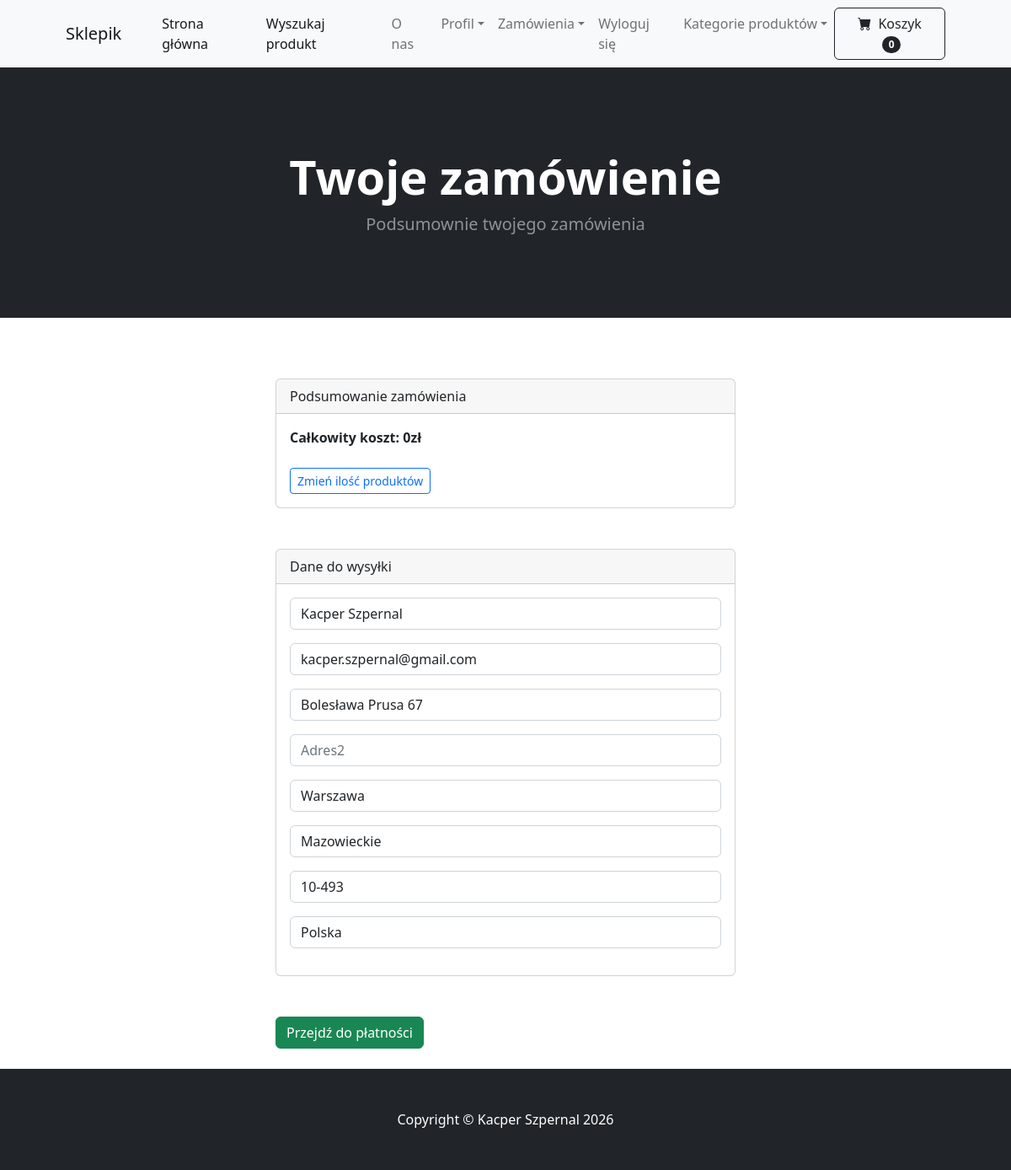
The app's page /payment/checkout (signed in) with its own data.
### payment/models.py (models this page shows, shortened)
class AdresWysylki(models.Model):
	uzytkownik = models.ForeignKey(User, on_delete=models.CASCADE, null=True, blank=True)
	wysylka_imie_nazwisko = models.CharField(max_length=150, null=True)
	wysylka_email = models.CharField(max_length=250)
	wysylka_adres1 = models.CharField(max_length=150)
	wysylka_adres2 = models.CharField(max_length=150, null=True, blank=True)
	wysylka_miasto = models.CharField(max_length=60)
	wysylka_wojewodztwo = models.CharField(max_length=40, null=True, blank=True)
	wysylka_kod_pocztowy = models.CharField(max_length=15)
	wysylka_kraj = models.CharField(max_length=40)
	class Meta:
		verbose_name_plural = "Adres Wysylki"

### payment/views.py (the view)
# urls.py: path('checkout', views.checkout, name='checkout'),
def checkout(request):
	koszyk = Koszyk(request)
	koszyk_produkty = koszyk.get_prod
	quantities = koszyk.get_quants
	totals = koszyk.cart_total()
	if request.user.is_authenticated:
		shipping_user = AdresWysylki.objects.get(uzytkownik__id=request.user.id)
		shipping_form = ShippingForm(request.POST or None, instance=shipping_user)
		return render(request, "payment/checkout.html", {"koszyk_produkty":koszyk_produkty, "quantities":quantities, "totals":totals, "shipping_form":shipping_form})
	else:
		shipping_form = ShippingForm(request.POST or None)
		return render(request, "payment/checkout.html", {"koszyk_produkty":koszyk_produkty, "quantities":quantities, "totals":totals, "shipping_form":shipping_form})

### koszyk/context_processor.py (called while the page is built)
def koszyk(request):
	return {'koszyk': Koszyk(request)}

### koszyk/koszyk.py (called while the page is built, shortened)
	def __len__(self):
		return len(self.koszyk)

	def get_prod(self):
		produkt_ids = self.koszyk.keys()
		produkty = Produkt.objects.filter(id__in=produkt_ids)
		return produkty

	def cart_total(self):
		produkt_ids = self.koszyk.keys()
		produkty = Produkt.objects.filter(id__in=produkt_ids)
		quantities = self.koszyk
		total = 0
		return total

### payment/templates/payment/checkout.html (shortened to what this page needs)
{% extends 'base.html' %}
{% block content %}
        <header class="bg-dark py-5">
            <div class="container px-4 px-lg-5 my-5">
                <div class="text-center text-white">
                    <h1 class="display-4 fw-bolder">Twoje zamówienie</h1>
                    <p class="lead fw-normal text-white-50 mb-0">Podsumownie twojego zamówienia</p>
                </div>
            </div>
        </header>
        <br/>
        <br/> <br/>
         <div class="container">
            <div class="row">
                    <div class="col-md-6 offset-md-3">
                        <div class="card">
                            <div class="card-header">
                                Podsumowanie zamówienia
                            </div>
                            <div class="card-body">
                                <strong>Całkowity koszt: {{ totals }}zł</strong>
                                <br/><br/>
                                <a href="{% url 'cart_summary' %}" class="btn btn-sm btn-outline-primary">Zmień ilość produktów</a>
                            </div>
                        </div>
                        <br/> <br/>
<div class="card">
  <div class="card-header">
    Dane do wysyłki
  </div>
  <div class="card-body">
    <form method="POST" action="{% url 'billing_info' %}">
    {{ shipping_form.as_p }}
  </div>
</div>
<br/> <br/>
<button type="submit" class="btn btn-success">Przejdź do płatności</button>
<br/> <br/>
                    </div>
                </div>
            </div>
{% endblock %}

### records on screen
AdresWysylki: wysylka_imie_nazwisko "Kacper Szpernal", wysylka_email "kacper.szpernal@gmail.com", wysylka_adres1 "Bolesława Prusa 67", wysylka_miasto "Warszawa", wysylka_wojewodztwo "Mazowieckie", wysylka_kod_pocztowy "10-493", wysylka_kraj "Polska"

### other values on screen
{{ koszyk|length }} "0"
{{ totals }} "0"
